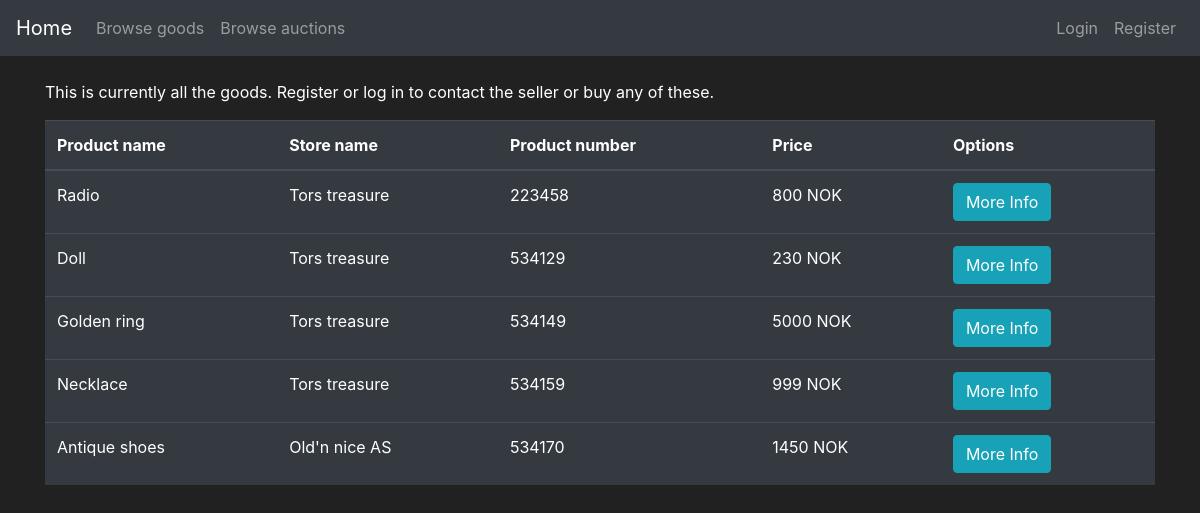
The app's page /store with its own data.
### app_flask/models.py (models this page shows, shortened)
class Goods(db.Model):
    id = db.Column(db.Integer, primary_key=True)
    name = db.Column(db.String(30), nullable=False)
    description = db.Column(db.String(70), unique=False, nullable=False)
    price = db.Column(db.Integer, unique=False, nullable=False)
    product_number = db.Column(db.String(length=6), nullable=False, unique=True)
    goods_type = db.Column(db.Boolean(), nullable=False, default=False)
    date_created = db.Column(db.DateTime(), default=datetime.utcnow)
    user_owner = db.Column(db.Integer(), db.ForeignKey('user.id'))
    store_owner = db.Column(db.Integer(), db.ForeignKey('store.id'))

class Store(db.Model):
    id = db.Column(db.Integer(), primary_key=True)
    store_name = db.Column(db.String(length=30), nullable=False, unique=True)
    street_address = db.Column(db.String(length=40), nullable=False)
    street_number = db.Column(db.Integer(), nullable=False)
    postal_code = db.Column(db.Integer(), nullable=False)
    province = db.Column(db.String(length=50), nullable=False)
    store_email = db.Column(db.String(length=50), nullable=False, unique=True)
    store_phone = db.Column(db.Integer(), nullable=False)
    date_created = db.Column(db.DateTime(), default=datetime.utcnow)
    user_owner = db.Column(db.Integer(), db.ForeignKey('user.id'))
    goods = db.relationship('Goods', backref='owned_store', lazy=True)

### app_flask/main/routes.py (the view, shortened to what this page needs)
@bp.route("/store", methods=["POST", "GET"])
def store_page():
    buy_form = BuyGoodsForm(request.form, csrf_enabled=False)
    if buy_form.errors != {}:  # This happens if the users do somthing wrong when creating a user
        for err_message in buy_form.errors.values():
            flash(f"Error creating store: {err_message}")
    if request.method == "GET":
        items = db.session.query(Goods, Store).filter(and_(Store.id == Goods.store_owner, Goods.goods_type == 0)).all()
        return render_template("store.html", items=items, buy_form=buy_form)

### app_flask/templates/store.html (shortened to what this page needs)
{% extends 'base.html' %}
{% block content %}
<div class="container">
    <br>
    {% if current_user.is_authenticated and current_user.profile_type==1 %}
        <table class="table table-hover table-dark">
            <thead>
                <tr>
                    <th scope="col">Product name</th>
                    <th scope="col">Store owner</th>
                    <th scope="col">Product number</th>
                    <th scope="col">Price</th>
                    <th scope="col">Options</th>
                </tr>
            </thead>
            <tbody>
                {% for item, store in items %}
                {% include 'include/goods_modals.html' %}
                {% if store.user_owner==current_user.id %}
                <tr>
                    <td>{{item.name}}</td>
                    <td>{{store.store_name}}</td>
                    <td>{{item.product_number}}</td>
                    <td>{{item.price}} NOK</td>
                    <td>
                        <button class="btn btn-outline btn-info" data-toggle="modal" data-target="#Modal-MoreInfo-{{ item.id }}">More Info</button>
                    </td>
                </tr>
                {% else %}
                <tr>
                    <td>{{item.name}}</td>
                    <td>{{store.store_name}}</td>
                    <td>{{item.product_number}}</td>
                    <td>{{item.price}} NOK</td>
                    <td>
                        <button class="btn btn-outline btn-info" data-toggle="modal" data-target="#Modal-MoreInfo-{{ item.id }}">More Info</button>
                        <button class="btn btn-outline btn-success" data-toggle="modal" data-target="#Modal-PurchaseConfirm-{{ item.id }}" >Purchase</button>
                    </td>
                    <td> </td>
                </tr>
                {% endif %}
                {% endfor %}
            </tbody>
        </table>
    {% else%}
    <p>This is currently all the goods. Register or log in to contact the seller or buy any of these.</p>
        <table class="table table-hover table-dark">
            <thead>
                <tr>
                    <th scope="col">Product name</th>
                    <th scope="col">Store name</th>
                    <th scope="col">Product number</th>
                    <th scope="col">Price</th>
                    <th scope="col">Options</th>
                </tr>
            </thead>
            <tbody>
                {% for item, store in items %}
                <tr>
                    <td>{{item.name}}</td>
                    <td>{{store.store_name}}</td>
                    <td>{{item.product_number}}</td>
                    <td>{{item.price}} NOK</td>
                    <td><button class="btn btn-outline btn-info" data-toggle="modal" data-target="#Modal-MoreInfo-{{ item.id }}">More Info</button></td>
                </tr>
                {% endfor %}
            </tbody>
        </table>
    {% endif %}
</div>
{% endblock %}

### app_flask/templates/base.html (style rules this page uses)
body { color: white; background-color: #212121; }

### records on screen
Goods: name "Radio", store_name "Tors treasure", product_number "223458", price "800"
Goods: name "Doll", store_name "Tors treasure", product_number "534129", price "230"
Goods: name "Golden ring", store_name "Tors treasure", product_number "534149", price "5000"
Goods: name "Necklace", store_name "Tors treasure", product_number "534159", price "999"
Goods: name "Antique shoes", store_name "Old'n nice AS", product_number "534170", price "1450"
